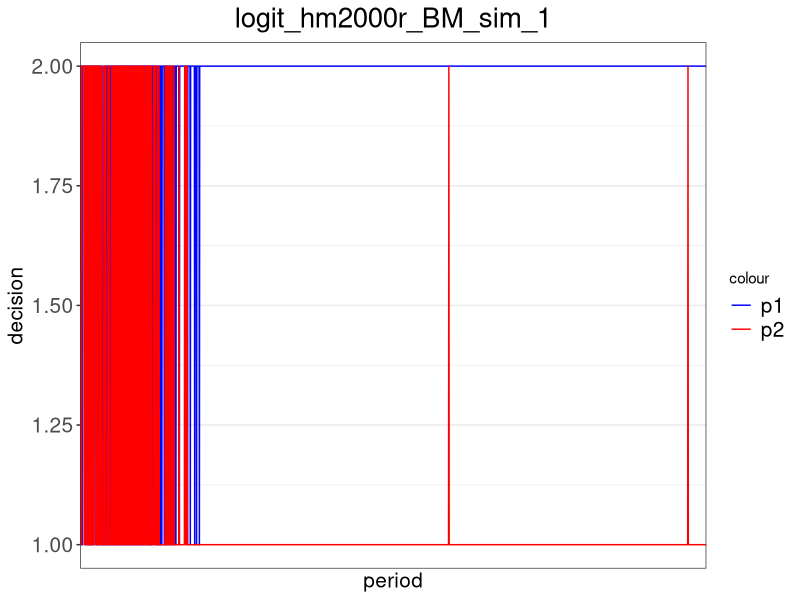
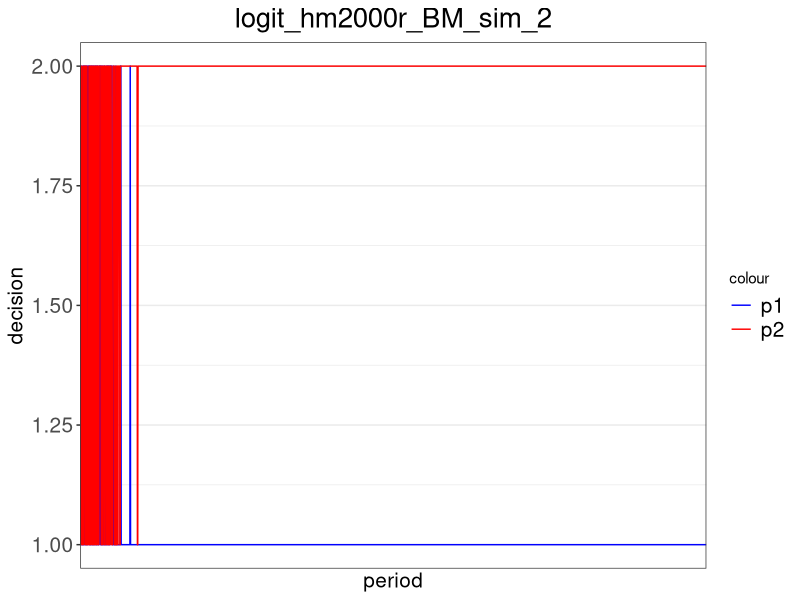
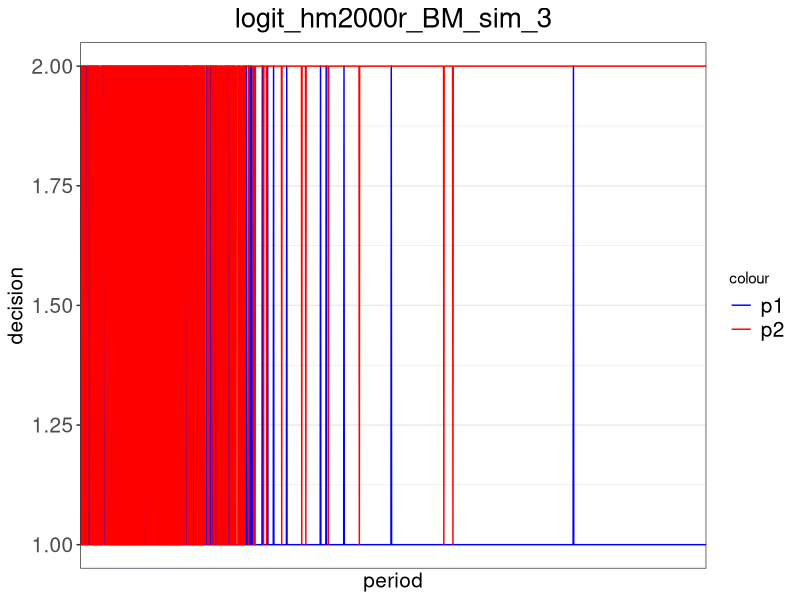
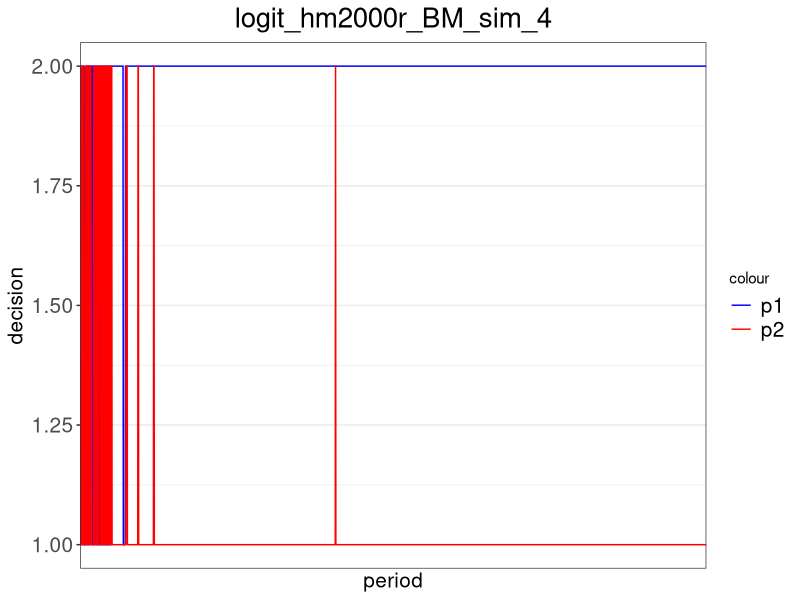
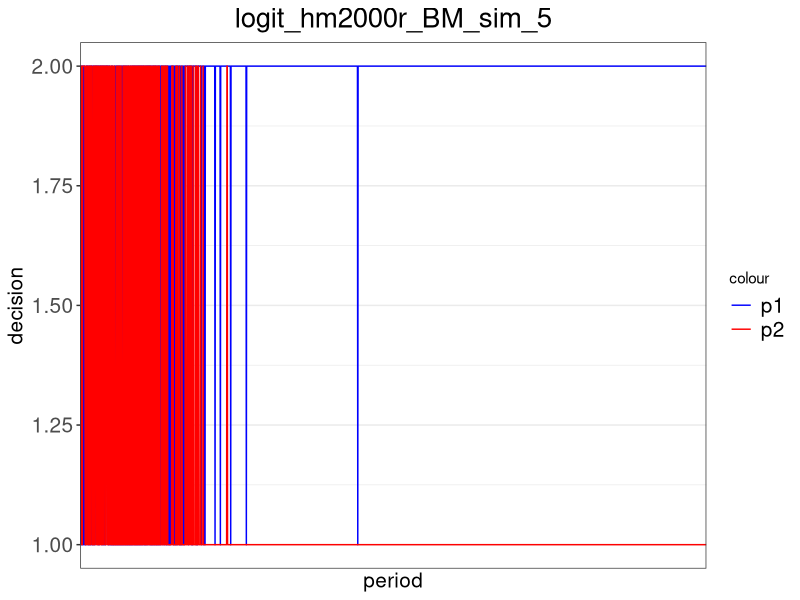

The R script that drew these images, in order:
##### Package and Payoff #####
# add package
library(ggplot2)
library(xtable)

# set up the payoff matrix
pay_chicken = matrix(c(100,200,600,500),2,2) # payoff matrix 2x2

# build the payoff function (chicken, can be switched to MV)
payoff = function(my_choice, your_choice){
  return(pay_chicken[my_choice, your_choice])
}


##### HM2000 (regret1) #####
# build the regret function for action m (m is 1,2,or 3) under hm2000
regret_hm2000 = function(m, iteration, my_history, your_history){
  
  # calculate the length of history
  len_history = iteration - 1
  
  # get my most recent decision
  lastchoice = my_history[len_history]
  
  # create a regret payoff term
  my_regret = rep(0, len_history)
  
  # loop over previous periods to replace the choice with decision 1
  for (i in 1:len_history){
    if (my_history[i] == lastchoice){
      my_regret[i] = payoff(m, your_history[i])
    }
    else{
      my_regret[i] = payoff(my_history[i], your_history[i])
    }
  }
  
  # calculate and return the regret
  return(mean(my_regret))
}


# build the decision function based on the regret function under hm2000
decision_hm2000 = function(mu, iteration, my_history, your_history){
  
  # get my most recent decision
  lastchoice = my_history[iteration-1]
  
  # compute regret for all possible decisions
  regret1 = regret_hm2000(1, iteration, my_history, your_history)
  regret2 = regret_hm2000(2, iteration, my_history, your_history)
  
  # calculate the decision when my last choice is 1
  if (lastchoice == 1){
    if (regret1 >= regret2){return(1)}
    else{
      # switch with a positive probability from 1 to 2
      seed = runif(1,0,1)
      prob = (regret2-regret1)/mu
      if (seed <= prob){return(2)}
      else{return(1)}
    }
  }
  
  # calculate the decision when my last choice is 2
  if (lastchoice == 2){
    if (regret1 <= regret2){return(2)}
    else{
      # switch with a positive probability from 2 to 1
      seed = runif(1,0,1)
      prob = (regret1-regret2)/mu
      if (seed <= prob){return(1)}
      else{return(2)}
    }
  }
}


# build the decision function based on logit response
decision_hm2000_logit = function(mu, beta, iteration, my_history, your_history){
  
  # compute regret for all possible decisions
  regret1 = regret_hm2000(1, iteration, my_history, your_history)
  regret2 = regret_hm2000(2, iteration, my_history, your_history)
  
  # using logit response to calculate the probability of choosing each strategy
  prob = c(0,0)
  prob[1] = exp(beta[1]*regret1)/(exp(beta[1]*regret1) + exp(beta[2]*regret2))
  prob[2] = exp(beta[2]*regret2)/(exp(beta[1]*regret1) + exp(beta[2]*regret2))
  
  # randomly determine the decision
  seed = runif(1,0,1)
  if (seed <= prob[1]){return(1)}
  else{return(2)}
}


##### Average Historical Payoff (regret2) #####
# build the regret function for action m (m is 1,2,or 3) under average historical payoff
regret_avgpay = function(m, iteration, my_history, your_history){
  
  # calculate the length of history
  len_history = iteration - 1
  
  # create a regret payoff term
  my_regret = 0
  period = 0
  
  # loop over previous periods to calculate the total historical payoff
  for (i in 1:len_history){
    if (my_history[i] == m){
      my_regret = my_regret + payoff(my_history[i], your_history[i])
      period = period + 1
    }
  }
  
  # return the average historical payoff
  if (period == 0){return(0)}
  else{
    return(my_regret/period)
  }
}


# build the decision function based on the regret function under average historical payoff
decision_avgpay = function(mu, iteration, my_history, your_history){
  
  # get my most recent decision
  lastchoice = my_history[iteration-1]
  
  # compute regret for all possible decisions
  regret1 = regret_avgpay(1, iteration, my_history, your_history)
  regret2 = regret_avgpay(2, iteration, my_history, your_history)
  
  # calculate the decision when my last choice is 1
  if (lastchoice == 1){
    if (regret1 >= regret2){return(1)}
    else{
      # switch with a positive probability from 1 to 2
      seed = runif(1,0,1)
      prob = (regret2-regret1)/mu
      if (seed <= prob){return(2)}
      else{return(1)}
    }
  }
  
  # calculate the decision when my last choice is 2
  if (lastchoice == 2){
    if (regret1 <= regret2){return(2)}
    else{
      # switch with a positive probability from 2 to 1
      seed = runif(1,0,1)
      prob = (regret1-regret2)/mu
      if (seed <= prob){return(1)}
      else{return(2)}
    }
  }
}


# build the decision function based on logit response
decision_avgpay_logit = function(mu, beta, iteration, my_history, your_history){
  
  # compute regret for all possible decisions
  regret1 = regret_avgpay(1, iteration, my_history, your_history)
  regret2 = regret_avgpay(2, iteration, my_history, your_history)
  
  # using logit response to calculate the probability of choosing each strategy
  prob = c(0,0)
  prob[1] = exp(beta[1]*regret1)/(exp(beta[1]*regret1) + exp(beta[2]*regret2))
  prob[2] = exp(beta[2]*regret2)/(exp(beta[1]*regret1) + exp(beta[2]*regret2))
  
  # randomly determine the decision
  seed = runif(1,0,1)
  if (seed <= prob[1]){return(1)}
  else{return(2)}
}


##### HM2000 revised (regret3) #####
# build the regret function for action m (m is 1,2,or 3) under hm2000 revised
regret_hm2000r = function(m, iteration, my_history, your_history){
  
  # calculate the length of history
  len_history = iteration - 1
  
  # get my most recent decision
  lastchoice = my_history[len_history]
  
  # create a regret payoff term
  my_regret = 0
  period = 0
  
  # loop over previous periods to replace the choice with decision 1
  for (i in 1:len_history){
    if (my_history[i] == lastchoice){
      my_regret = my_regret + payoff(m, your_history[i])
      period = period + 1
    }
  }
  
  # calculate and return the regret
  return(my_regret/period)
}


# build the decision function based on the regret function under hm2000 revised
decision_hm2000r = function(mu, iteration, my_history, your_history){
  
  # get my most recent decision
  lastchoice = my_history[iteration-1]
  
  # compute regret for all possible decisions
  regret1 = regret_hm2000r(1, iteration, my_history, your_history)
  regret2 = regret_hm2000r(2, iteration, my_history, your_history)
  
  # calculate the decision when my last choice is 1
  if (lastchoice == 1){
    if (regret1 >= regret2){return(1)}
    else{
      # switch with a positive probability from 1 to 2
      seed = runif(1,0,1)
      prob = (regret2-regret1)/mu
      if (seed <= prob){return(2)}
      else{return(1)}
    }
  }
  
  # calculate the decision when my last choice is 2
  if (lastchoice == 2){
    if (regret1 <= regret2){return(2)}
    else{
      # switch with a positive probability from 2 to 1
      seed = runif(1,0,1)
      prob = (regret1-regret2)/mu
      if (seed <= prob){return(1)}
      else{return(2)}
    }
  }
}


# build the decision function based on logit response
decision_hm2000r_logit = function(mu, beta, iteration, my_history, your_history){
  
  # compute regret for all possible decisions
  regret1 = regret_hm2000r(1, iteration, my_history, your_history)
  regret2 = regret_hm2000r(2, iteration, my_history, your_history)
  
  # using logit response to calculate the probability of choosing each strategy
  prob = c(0,0)
  prob[1] = exp(beta[1]*regret1)/(exp(beta[1]*regret1) + exp(beta[2]*regret2))
  prob[2] = exp(beta[2]*regret2)/(exp(beta[1]*regret1) + exp(beta[2]*regret2))
  
  # randomly determine the decision
  seed = runif(1,0,1)
  if (seed <= prob[1]){return(1)}
  else{return(2)}
}


##### Simulation Output #####
# set up the parameters for the simulation
mu = 1500 # HM2000 probability parameter
n = 2000 # number of periods in each simulation
sim = 5 # number of simulations
experiment = 100 # number of experimentation periods where players randomly make decisions

# set up the joint density matrix
joint_density_all = matrix(c(0,0,0,0),2,2)

# set up the joint density matrix for each simulation
joint_density = list()

# run the simulations
for (s in 1:sim){
  
  # set up the vectors for choices and game parameters
  history_p1 = rep(0, n)
  history_p2 = rep(0, n)
  
  # calculate the experimentation periods with random starting decisions
  history_p1[1:experiment] = sample(1:2, experiment, replace = TRUE)
  history_p2[1:experiment] = sample(1:2, experiment, replace = TRUE)
  
  # set up the joint density matrix for the current simulation
  joint_density[[s]] = matrix(c(0,0,0,0),2,2)
  
  # calculate the rest of the decisions to n periods
  for (i in (experiment+1):n){
    history_p1[i] = decision_hm2000r_logit(mu, c(0.1,0.1), i, history_p1, history_p2)
    history_p2[i] = decision_hm2000r_logit(mu, c(0.1,0.1), i, history_p2, history_p1)
    
    # update the joint density matrix
    if (history_p1[i]==1 & history_p2[i]==1){joint_density[[s]][1,1]=joint_density[[s]][1,1]+1}
    else if (history_p1[i]==1 & history_p2[i]==2){joint_density[[s]][1,2]=joint_density[[s]][1,2]+1}
    else if (history_p1[i]==2 & history_p2[i]==1){joint_density[[s]][2,1]=joint_density[[s]][2,1]+1}
    else{joint_density[[s]][2,2]=joint_density[[s]][2,2]+1}
  }
  
  # normalize the frequency to probability
  joint_density[[s]] = round(joint_density[[s]]/sum(joint_density[[s]]), 3)
  
  # create the dataset for figures
  df = data.frame(
    p1_choice = history_p1,
    p2_choice = history_p2,
    period = 1:n
  )
  
  # graph the decision making
  title = paste('logit_hm2000r', 'BM', 'sim', as.character(s), sep = '_')
  file = paste("D:/Dropbox/Working Papers/Correlated Equilibrium/data/simulations/", title, sep = "")
  file = paste(file, ".png", sep = "")
  png(file, width = 400, height = 200)
  
  pic = ggplot(data = df) +
    geom_line(aes(x=period, y=p1_choice, colour='blue')) +
    geom_line(aes(x=period, y=p2_choice, colour='red')) +
    scale_x_discrete(name='period', waiver()) +
    scale_y_continuous(name='decision', limits=c(1,2)) +
    ggtitle(title) + 
    theme_bw() + 
    scale_colour_manual(values=c('blue', 'red'), labels=c('p1', 'p2')) +
    theme(plot.title = element_text(hjust = 0.5, size = 20), legend.text = element_text(size = 15),
          axis.title.x = element_text(size = 15), axis.title.y = element_text(size = 15),
          axis.text.x = element_text(size = 15), axis.text.y = element_text(size = 15))
  
  print(pic)
  dev.off()
}

# finalize the joint density matrix
xtable(joint_density[[1]])

for (a in 1:sim){
  joint_density_all = joint_density_all + joint_density[[a]]
}
joint_density_all = joint_density_all / sim
xtable(joint_density_all, caption = title)


